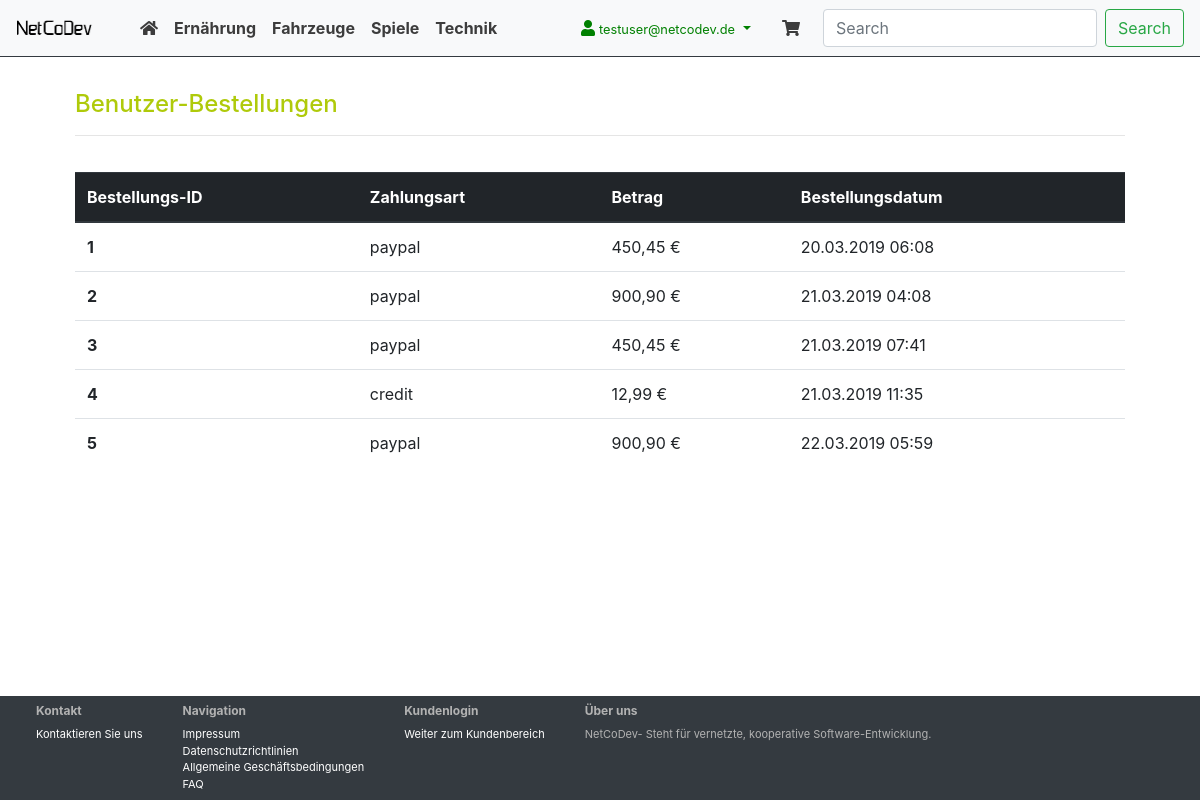
The page /index.php?rt=profil&act=order (signed in) on the database its author committed.
### tables this page shows
CREATE TABLE `categories` (
  `id` int(11) NOT NULL,
  `cat_name` varchar(250) NOT NULL,
  `description` text NOT NULL
);

CREATE TABLE `user_order` (
  `id` int(11) NOT NULL,
  `user_id` int(11) NOT NULL,
  `payment_type` varchar(30) NOT NULL,
  `order_price` decimal(10,2) NOT NULL,
  `create_at` timestamp NOT NULL DEFAULT CURRENT_TIMESTAMP
);

### app/config/appConfig.php (called while the page is built, shortened)
<?php
$appConfig = [];
$appConfig['route'] = [
    'public' => [
        'home',
        'login',
        'logout',
        'article',
        'shopcart',
        'order',
        'aboutUs',
        'contact',
    ],
    'private' => [
        'payment',
        'profil',
    ],
    'admin' => [
        'shop',
        'user',
    ],
    'redirect' => [
        'payment' => 'login'
    ],
    'shopFallBack' => [
        'payment',
        'order'
    ],
    'fallback' => 'home',
];
$appConfig['view'] = [
    'url' => 'http://localhost/shop-dummy/index.php',
    'title' => 'NetCoDev / SHOP-Dummy',
    'appTpl' => 'app.tpl'
];
$appConfig['validation'] = [
    'login' => [
        'required' => ['email', 'pass']
    ],
    'articles' => [
        'required' => ['id', 'cat_id', 'article_name', 'article_description', 'price'],
        'optional' => ['image_url', 'delivery_status', 'cat_name', 'description'],
    ],
    'categories' => [
        'required' => ['cat_name', 'description'],
    ],
    'user_order' => [
        'required' => ['user_id', 'payment_type', 'order_price'],
    ],
    'user_order_article' => [
        'required' => ['user_order_id', 'article_id', 'article_price', 'amount'],
    ],
    'articles_map' => [
        'required' => ['article_id', 'cat_id'],
    ],
    'profil' => [
        'required' => ['id', 'email'],
    ],
];

### app/core/AppConfig.php (called while the page is built, shortened)
<?php
class AppConfig
{
    private static $config;
    public static function setConfig ($config)
    {
        self::$config = $config;
    }
    public static function getConfig ($configId = '', $props = [])
    {
        $result = self::$config;
        if (!empty($configId) && isset(self::$config[$configId])) {
            $result = self::$config[$configId];
        }
        return $result;
    }
}

### app/controller/RouteController.php (called while the page is built, shortened)
<?php
class RouteController
{
    private static $instance;
    private $routeUrl;
    private $route;
    private $request;
    private $config;
    public function __construct ()
    {
        $this->config =  AppConfig::getConfig();
        $this->routeUrl = $this->config['view']['url'];
        $this->route = '';
        $this->request = '';
    }
    public static function get_instance()
    {
        if( ! isset(self::$instance)){
            self::$instance = new RouteController();
        }
        return self::$instance;
    }
    public function isRequest ()
    {
        return (empty($this->request)) ? false : true;
    }
    public function setRoute ()
    {
        $route = (isset($_GET['rt']) && !empty(trim($_GET['rt']))) ? trim($_GET['rt']) : $this->config['route']['fallback'];
        $route = $this->getShopRoute($route);
        if ($route !== $this->config['route']['fallback']) {
            if (in_array($route, $this->config['route']['public'])) {
                $route = $this->getPublicRoute($route);
            } elseif (in_array($route, $this->config['route']['private'])) {
                $route = $this->getPrivateRoute($route);
            } elseif (in_array($route, $this->config['route']['admin'])) {
                $route = $this->getAdminRoute($route);
            } else {
                AppRedirect::setHeader($this->routeUrl);
            }
        }
        $this->route = $route;
    }
    public function setRequest ()
    {
        $this->request = (isset($_GET['rq']) && !empty(trim($_GET['rq']))) ? trim($_GET['rq']) : '';
    }
    private function setControllerAct ($controllerClass, $controllerInstance)
    {
        $act = (isset($_GET['act'])) ? 'set' . ucFirst(trim($_GET['act'])) : '';
        if ($act !== '') {
            $methodVariable = array($controllerInstance, $act);
            if (method_exists($controllerClass, $act) && is_callable($methodVariable, true, $callable_name)) {
                $controllerInstance->{$act}();
            }
        }
    }
    public function getRoute ()
    {
        return $this->route;
    }
    public function getRouteController ()
    {
        $controllerClass = ucfirst($this->route).'Controller';
        $controllerInstance = new $controllerClass();
        $this->setControllerAct($controllerClass, $controllerInstance);
        return $controllerInstance;
    }
    private function getShopRoute ($route)
    {
        return $route;
    }
    private function getPrivateRoute ($route)
    {
        return $route;
    }
}

### app/core/BaseView.php (called while the page is built)
<?php
class BaseView
{
    private static $instance;
    private $view;
    public function __construct () {
        $this->view = AppConfig::getConfig('view');
    }
    public static function get_instance(){
        if( ! isset(self::$instance)){self::$instance = new BaseView();}
        return self::$instance;
    }
    public function setView ($model)
    {
        if (is_array($model) && !empty($model)) {
            foreach($model as $key => $val) {
                $this->view[$key] = $val;
            }
        }
    }
    public function getView ()
    {
        return $this->view;
    }
}

### app/core/PDOHandler.php (called while the page is built, shortened)
<?php
 class PDOHandler
 {
    private static $instance;
    public function __construct () {
        try {
            $this->DB = new PDO(
                "mysql:host=".DB_HOST.";dbname=".DB_NAME.";charset=utf8",
                DB_USER,
                DB_PASS,
                array(PDO::MYSQL_ATTR_INIT_COMMAND => "SET NAMES 'utf8'")
            );
        } catch (PDOException $e)
        {
            $this->error[] = $e->getMessage();
        }
    }
    public static function get_instance(){
        if( ! isset(self::$instance)){self::$instance = new PDOHandler();}
        return self::$instance;
    }
 }

### app/controller/IndexController.php (called while the page is built, shortened)
<?php
class IndexController
{
    private static $instance;
    private $RouteController;
    private $View;
    private $CatModel;
    private $UserModel;
    public function __construct ($appConfig)
    {
        $this->RouteController = RouteController::get_instance();
        $this->View = BaseView::get_instance();
        $this->CatModel = new CategoriesModel();
        $this->UserModel = new UserModel();
    }
    public static function get_instance($appConfig)
    {
        if( ! isset(self::$instance)){self::$instance = new IndexController($appConfig);}
        return self::$instance;
    }
    public function setRouteController ()
    {
        $this->RouteController->setRoute();
        $this->RouteController->setRequest();
        if ($this->RouteController->isRequest()) {
            return false;
        } else {
            $Controller = $this->RouteController->getRouteController();
            $this->View->setView([
                "page" => $this->RouteController->getRoute(),
                "cats" => $this->CatModel->getCategories()
            ]);
            $this->View->setView($Controller->getView());
            if (AppSession::isUsersession() && AppSession::getValue('role') === '0') {
                $this->View->setView(["userHasOrder" => $this->UserModel->getUserHasOrder(AppSession::getValue('userId'))]);
            }
            return true;
        }
    }
    public function getView ()
    {
        return $this->View->getView();
    }
}

### app/core/BaseModel.php (called while the page is built, shortened)
<?php
class BaseModel extends PDOHandler
 {
    protected $modelDB;
    protected $mysqlConfig;
    public function __construct () {
        $this->modelDB = parent::get_instance();
        $this->mysqlConfig = AppConfig::getConfig('mysql');
    }
    private function getConfigQuery ($sql, $queryId)
    {
        $result = '';
        if (isset($this->mysqlConfig[$sql][$queryId])) {
            $result = $this->mysqlConfig[$sql][$queryId];
        } elseif (!empty($sql) && empty($queryId)) {
            $result = $sql;
        }
        return $result;
    }
    protected function getQuery ($sql, $queryId = '', Array $bindParam=[], Bool $onlyOne = false)
    {
        $results = [];
        if (!$query = $this->getConfigQuery ($sql, $queryId)) {
            return $results;
        }
        try {
            $stat = $this->modelDB->DB->prepare($query);
            if (!empty($bindParam)) {
                $stat->execute($bindParam);
            } else {
                $stat->execute();
            }
            if ( (int) $stat->rowCount() > 0) {
                while($row = $stat->fetch(PDO::FETCH_ASSOC)) {
                    $results[] = $row;
                }
                if ($onlyOne ) {
                    $results = $results[0];
                }
            }
        } catch(PDOExecption $e) {
            $this->modelError[] = $e->getMessage();
        }
        return $results;
    }
 }

### app/model/CategoriesModel.php (called while the page is built, shortened)
<?php
class CategoriesModel extends BaseModel
{
    public function getCategories ()
    {
        return $this->getQuery("select", "categories");
    }
}

### app/core/AppSession.php (called while the page is built, shortened)
<?php
class AppSession
{
    public static function isUsersession ()
    {
        $isUserSession = false;
        if (isset($_SESSION['user'])
            && !empty($_SESSION['user'])
            && isset($_SESSION['role'])
            && $_SESSION['role'] !== '-1')
        {
            $isUserSession = true;
        }
        return $isUserSession;
    }
    public static function hasValue ($key)
    {
        return (isset($_SESSION[$key]) && !empty($_SESSION[$key])) ? true : false;
    }
    public static function getValue ($key)
    {
        return (isset($_SESSION[$key])) ? $_SESSION[$key] : '';
    }
}

### app/core/BaseController.php (called while the page is built, shortened)
<?php
class BaseController
{
    private $view;
    protected function setView ($view)
    {
        if (!is_array($this->view)) {
            $this->view = [];
        }
        if (is_array($view) && !empty($view)) {
            $this->view = array_merge($this->view, $view);
        }
    }
}

### app/controller/ProfilController.php (called while the page is built, shortened)
<?php
class ProfilController extends BaseController
{
    private $Model;
    public function __construct ()
    {
        $this->Model = new UserModel();
    }
    public function setOrder ()
    {
        $this->setView([
            'pageTitle' => 'Benutzer-Bestellungen',
            'userOrder' => $this->Model->getUserOrder(AppSession::getValue('userId')),
            'subPage' => 'order',
        ]);
    }
}

### app/model/UserModel.php (called while the page is built, shortened)
<?php
class UserModel extends BaseModel
{
    public function getUserOrder ($id = '')
    {
        if ($id === '') {
            $result = $this->getQuery("select", 'allOrder');
        } else {
            $result = $this->getQuery("select", 'userOrder', [$id]);
        }
        return $result;
    }
}

### app/view/profil/order.tpl.php (the view)
<div class="row bottom-buffer">
    <div class="col-12">
        <table class="table">
            <thead class="thead-dark">
                <tr>
                    <th scope="col">Bestellungs-ID</th>
                    <th scope="col">Zahlungsart</th>
                    <th scope="col">Betrag</th>
                    <th scope="col">Bestellungsdatum</th>
                </tr>
            </thead>
            <tbody>
            <?php foreach($view['userOrder'] as $order):?>
                <tr>
                <th scope="row"><?=$order['id'];?></th>
                <td><?=$order['payment_type'];?></td>
                <td><?=str_replace('.',',',$order['order_price']);?> €</td>
                <td><?=$order['createAt'];?></td>
                </tr>
            <?php endforeach;?>
            </tbody>
        </table>
    </div>
</div>

### app/view/app/menu.page.tpl.php (shortened to what this page needs)
<?php $active = '';?>
<ul class="navbar-nav mr-auto">
    <li class="nav-item">
        <?php if(isset($view['page']) && !empty($view['page'])):?>
        <?php
            $active = ($view['page'] === 'home') ? ' text-green' : '';
        ?>
        <?php endif;?>
        <a class="nav-link <?=$active;?>" href="<?=$view['url'];?>"><i class="fa fa-home"></i></a>
    </li>
    <?php $active = ''; ?>
    <?php if(isset($view['cats']) && !empty($view['cats'])):?>
    <?php if($_SESSION['role'] === '1'):?>
    <?php $active = ($view['page'] === 'article') ? ' text-green' : '';?>
    <li class="nav-item dropdown">
            <a
                class="nav-link dropdown-toggle <?=$active;?>"
                data-toggle="dropdown"
                href="#"
                title="Produkte bearbeiten">
                Produkte
                <i class="fa fa-shopping-basket"></i>
            </a>
        <?php $active = ''; ?>
        <div class="dropdown-menu">
            <a class="dropdown-item" href="<?=$view['url'];?>?rt=shop&act=addArticle&cat=0">Neues Produkt</a>
        <?php foreach((array) $view['cats'] as $cat):?>
            <?php if(isset($view['articleCat']) && !empty($view['articleCat'])):?>
            <?php $active = ((int) $cat['id'] === (int) $view['articleCat']['id']) ? ' text-green' : ''; ?>
            <?php endif;?>
            <a class="dropdown-item <?=$active;?>" href="<?=$view['url'];?>?rt=shop&act=category&cat=<?=$cat['id'];?>"><?=$cat['cat_name'];?></a>
            <?php endforeach;?>
            <?php $active = ''; ?>
        </div>
    </li>
    <?php $active = ($view['page'] === 'users') ? ' text-green' : '';?>
    <li class="nav-item dropdown">
            <a
                class="nav-link dropdown-toggle <?=$active;?>"
                data-toggle="dropdown"
                href="#"
                title="Benutzer bearbeiten">
                Benutzer
                <i class="fa fa-users"></i>
            </a>
        <div class="dropdown-menu">
            <a class="dropdown-item" href="<?=$view['url'];?>?rt=user&act=allUser">Alle Benutzer</a>
            <a class="dropdown-item" href="<?=$view['url'];?>?rt=user&act=allOrder">Alle Bestellungen</a>
        </div>
    </li>
    <?php else:?>
    <?php foreach((array) $view['cats'] as $cat):?>
    <li class="nav-item">
        <a class="nav-link <?=$active;?>" href="<?=$view['url'];?>?rt=article&cat=<?=$cat['id'];?>"><?=$cat['cat_name'];?></a>
    </li>
    <?php endforeach;?>
    <?php endif;?>
    <?php endif;?>
</ul>

### public/css/app.css (style rules this page uses)
body { height: 101% !important; overflow: -moz-scrollbars-vertical; overflow-y: scroll; }
table { width: 100%; }
ul { list-style: none; margin: 0; padding: 0; }
.bottom-buffer { margin-bottom:20px; }
header nav.navbar a { color: #3c3c3c; font-weight: bold; }

### rows shown on the page
categories: cat_name "Ernährung"
categories: cat_name "Fahrzeuge"
categories: cat_name "Spiele"
categories: cat_name "Technik"
user_order: id "1", payment_type "paypal", order_price "450,45", createAt "20.03.2019 06:08"
user_order: id "2", payment_type "paypal", order_price "900,90", createAt "21.03.2019 04:08"
user_order: id "3", payment_type "paypal", order_price "450,45", createAt "21.03.2019 07:41"
user_order: id "4", payment_type "credit", order_price "12,99", createAt "21.03.2019 11:35"
user_order: id "5", payment_type "paypal", order_price "900,90", createAt "22.03.2019 05:59"

### other values the page prints
$_SESSION['user'] "testuser@netcodev.de"
$view['pageTitle'] "Benutzer-Bestellungen"
